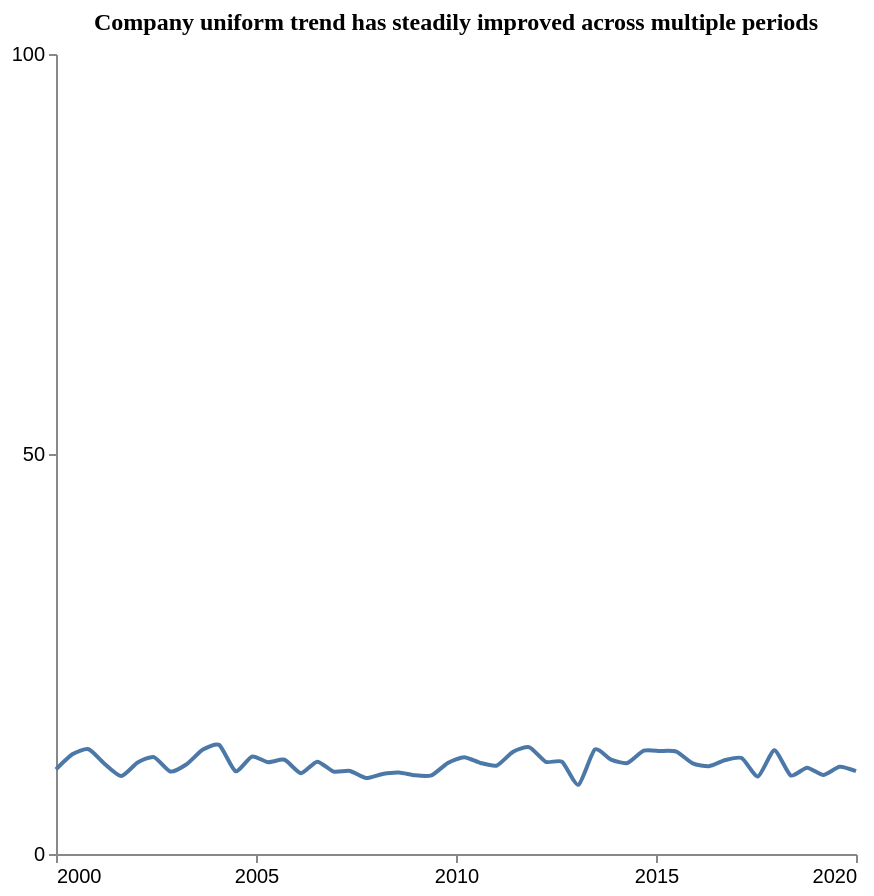

Write the Vega-Lite specification saved for this chart.
### Vega-Lite specification from a JSON file in a GitHub repository (floating-point values rounded to 4 significant figures)
{"$schema": "https://vega.github.io/schema/vega-lite/v5.json", "description": "Pattern: Uniform", "data": {"values": [{"X": 2000.0, "Y": 10.58}, {"X": 2000.0, "Y": 12.46}, {"X": 2001.0, "Y": 13.09}, {"X": 2001.0, "Y": 11.22}, {"X": 2002.0, "Y": 9.736}, {"X": 2002.0, "Y": 11.44}, {"X": 2002.0, "Y": 12.11}, {"X": 2003.0, "Y": 10.31}, {"X": 2003.0, "Y": 11.22}, {"X": 2004.0, "Y": 13.05}, {"X": 2004.0, "Y": 13.62}, {"X": 2004.0, "Y": 10.34}, {"X": 2005.0, "Y": 12.17}, {"X": 2005.0, "Y": 11.48}, {"X": 2006.0, "Y": 11.78}, {"X": 2006.0, "Y": 10.1}, {"X": 2007.0, "Y": 11.54}, {"X": 2007.0, "Y": 10.3}, {"X": 2007.0, "Y": 10.38}, {"X": 2008.0, "Y": 9.498}, {"X": 2008.0, "Y": 10.0}, {"X": 2009.0, "Y": 10.19}, {"X": 2009.0, "Y": 9.833}, {"X": 2009.0, "Y": 9.841}, {"X": 2010.0, "Y": 11.37}, {"X": 2010.0, "Y": 12.11}, {"X": 2011.0, "Y": 11.38}, {"X": 2011.0, "Y": 11.06}, {"X": 2011.0, "Y": 12.8}, {"X": 2012.0, "Y": 13.34}, {"X": 2012.0, "Y": 11.52}, {"X": 2013.0, "Y": 11.53}, {"X": 2013.0, "Y": 8.649}, {"X": 2013.0, "Y": 13.06}, {"X": 2014.0, "Y": 11.8}, {"X": 2014.0, "Y": 11.37}, {"X": 2015.0, "Y": 12.92}, {"X": 2015.0, "Y": 12.88}, {"X": 2016.0, "Y": 12.8}, {"X": 2016.0, "Y": 11.32}, {"X": 2016.0, "Y": 10.98}, {"X": 2017.0, "Y": 11.75}, {"X": 2017.0, "Y": 11.99}, {"X": 2018.0, "Y": 9.689}, {"X": 2018.0, "Y": 12.96}, {"X": 2018.0, "Y": 9.818}, {"X": 2019.0, "Y": 10.8}, {"X": 2019.0, "Y": 9.887}, {"X": 2020.0, "Y": 10.91}, {"X": 2020.0, "Y": 10.35}]}, "mark": {"type": "line", "interpolate": "cardinal", "tension": 0.4}, "encoding": {"x": {"field": "X", "type": "quantitative", "title": "", "axis": {"grid": false, "format": "d", "values": [2000, 2005, 2010, 2015, 2020], "tickSize": 4}, "scale": {"domain": [2000, 2020]}}, "y": {"field": "Y", "type": "quantitative", "title": "", "axis": {"grid": false, "format": "d", "values": [0, 50, 100], "tickSize": 4, "tickOpacity": 1}, "scale": {"domain": [0, 100]}}}, "title": {"text": "Company uniform trend has steadily improved across multiple periods", "anchor": "middle", "font": "Tahoma", "fontSize": 12}, "config": {"lineBreak": "^", "view": {"stroke": null}}, "height": 400, "width": 400, "autosize": "pad"}
